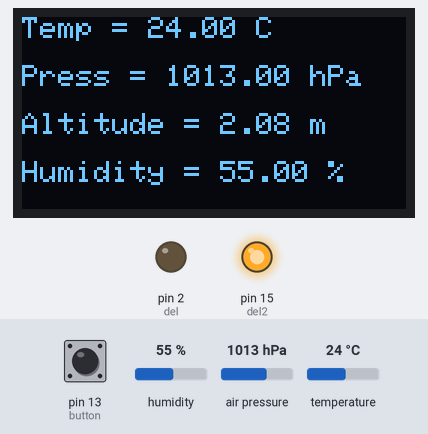
A sketch run on a simulated Arduino Uno, built with avr-gcc and run on an emulated ATmega328P. Parts: 128×64 one-colour display, output pins drawn as LEDs (lit = HIGH). The inputs (shaded band) are chosen by the test bench; at power-on: humidity 55 %, pin 13 (button) HIGH, air pressure 1013 hPa, temperature 24 °C. The display library's start-up logo is not drawn; what the sketch prints to the serial monitor is not drawn.

Above: at 5.2 s.
5.3 s: humidity set to 22 %
At 7.3 s:
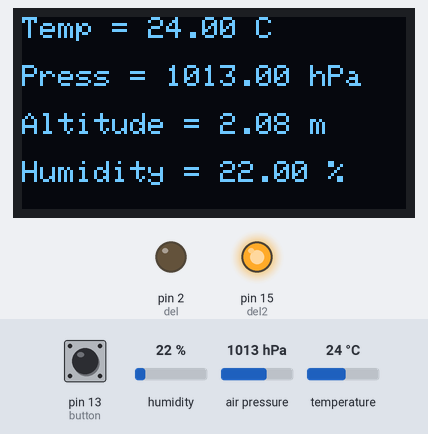
7.6 s: pin 13 (button) pulled LOW for 0.15 s
At 9.0 s:
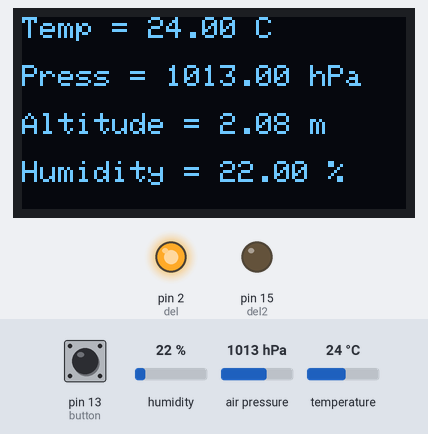
9.3 s: air pressure set to 952 hPa
At 10.5 s:
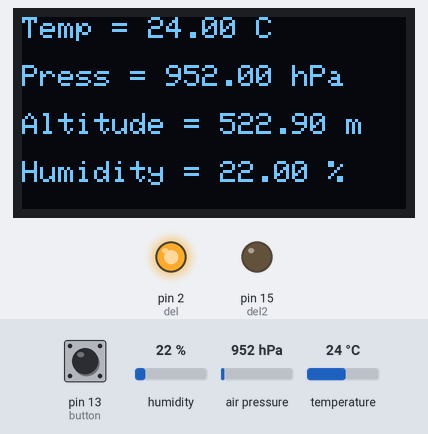
11.6 s: temperature set to 12 °C
At 13.3 s:
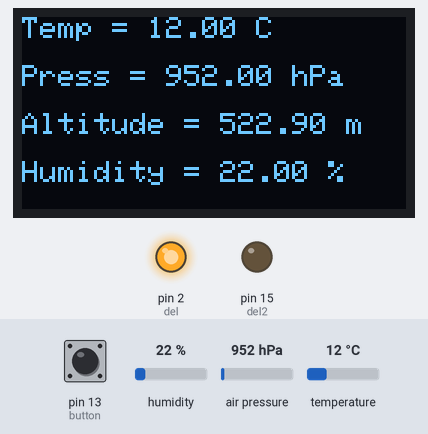
13.6 s: pin 13 (button) pulled LOW for 1 s
At 15.0 s:
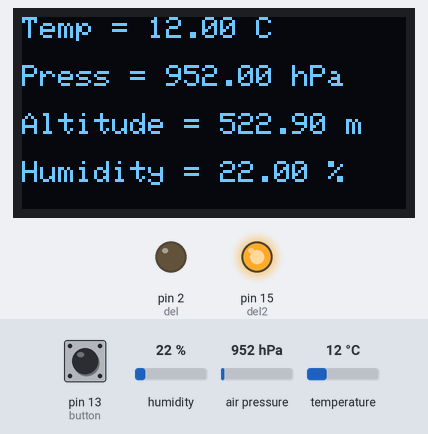
16.1 s: pin 13 (button) pulled LOW for 3.2 s
At 19.7 s:
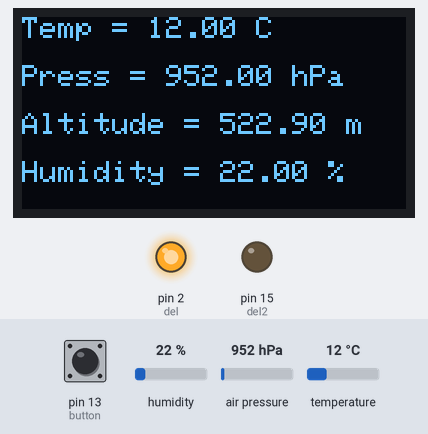
Timing chart, 0 to 21.2 s (numbered marks = the images above; inputs shaded):
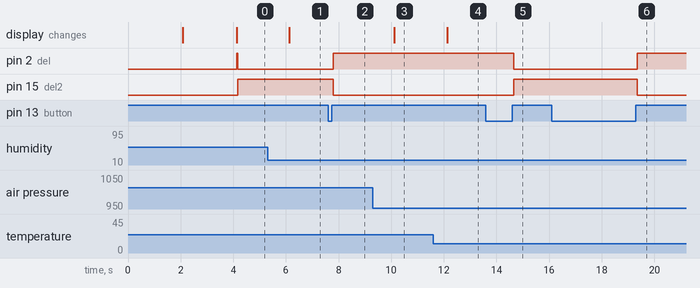

Measured:
- after the input at 5.3 s, the display: changes after 0.82 s (image 1)
- after the input at 7.6 s, pin 2 (del): LOW → HIGH after 0.20 s; pin 15 (del2): HIGH → LOW after 0.20 s
- after the input at 9.3 s, the display: changes after 0.82 s (image 3)
- after the input at 11.6 s, the display: changes after 0.53 s (image 4)
- after the input at 13.6 s, pin 2 (del): HIGH → LOW after 1.1 s; pin 15 (del2): LOW → HIGH after 1.1 s
- after the input at 16.1 s, pin 2 (del): LOW → HIGH after 3.3 s; pin 15 (del2): HIGH → LOW after 3.3 s

The sketch:

Ben_Kaddour_TP1.ino
```cpp
#include <SPI.h>
#include <Wire.h>
#include <Adafruit_GFX.h>
#include <Adafruit_SSD1306.h>
#include <Adafruit_Sensor.h>
#include <Adafruit_BME280.h>
#define BME_SCK 13
#define BME_MISO 12
#define BME_MOSI 11
#define BME_CS 10
#define SEALEVELPRESSURE_HPA (1013.25)

Adafruit_BME280 bme;

unsigned long delayTime;
const uint8_t del = 2 ;
const uint8_t del2 = 15 ;
const uint8_t button = 13 ;
const unsigned long debounceDelay = 50 ;
int ledState = LOW;
unsigned long previousMillis = 0;
const long interval = 1000;
uint8_t buttonread ;
uint8_t delState = HIGH;
uint8_t buttonstate;
uint8_t dernierbuttonstate = LOW;
unsigned long dernierdebounce = 0;

#define SCREEN_WIDTH 128
#define SCREEN_HEIGHT 64
#define OLED_RESET     -1
#define SCREEN_ADDRESS 0x3D
Adafruit_SSD1306 display(SCREEN_WIDTH, SCREEN_HEIGHT, &Wire, OLED_RESET);
#define NUMFLAKES     10
#define LOGO_HEIGHT   16
#define LOGO_WIDTH    16


static const unsigned char PROGMEM logo_bmp[] =
{ 0b00000000, 0b11000000,
  0b00000001, 0b11000000,
  0b00000001, 0b11000000,
  0b00000011, 0b11100000,
  0b11110011, 0b11100000,
  0b11111110, 0b11111000,
  0b01111110, 0b11111111,
  0b00110011, 0b10011111,
  0b00011111, 0b11111100,
  0b00001101, 0b01110000,
  0b00011011, 0b10100000,
  0b00111111, 0b11100000,
  0b00111111, 0b11110000,
  0b01111100, 0b11110000,
  0b01110000, 0b01110000,
  0b00000000, 0b00110000
};


void setup() {

  // Les pinMode

  pinMode(0, OUTPUT);
  pinMode(2, OUTPUT);
  pinMode(15, OUTPUT);
  pinMode(del, OUTPUT);
  pinMode(del2, OUTPUT);
  pinMode(button, INPUT_PULLUP);

  // Serial et ecran de demarrage

  Serial.begin(74880);
  if (!display.begin(SSD1306_SWITCHCAPVCC, 0x3c)) {
    Serial.println(F("SSD1306 allocation failed"));
    for (;;); // Don't proceed, loop forever
  }
  display.display();
  delay(2000);
  display.clearDisplay();
  display.drawPixel(10, 10, SSD1306_WHITE);
  display.display();
  delay(2000);

  while (!Serial);   // time to get serial running

  unsigned status;

  // default settings
  status = bme.begin(0x76);
  // You can also pass in a Wire library object like &Wire2
  // status = bme.begin(0x76, &Wire2)
  if (!status) {
    Serial.println("Could not find a valid BME280 sensor, check wiring, address, sensor ID!");
    Serial.print("SensorID was: 0x"); Serial.println(bme.sensorID(), 16);
    Serial.print("        ID of 0xFF probably means a bad address, a BMP 180 or BMP 085\n");
    Serial.print("   ID of 0x56-0x58 represents a BMP 280,\n");
    Serial.print("        ID of 0x60 represents a BME 280.\n");
    Serial.print("        ID of 0x61 represents a BME 680.\n");
    while (1) delay(10);
  }

  Serial.println("-- Default Test --");
  delayTime = 1000;

  Serial.println();


}


void loop() {

  unsigned long currentMillis = millis();
  if (currentMillis - previousMillis >= interval) {
    previousMillis = currentMillis;

    // Exécution de code à chaque seconde
    printValues();
    // fin de l'exécution de code
  }
  // d'autre code peut être exécuté

  CheckMax();
  led();
}


// affichage des valeurs lus du senseur sur sur l'ecran


void printValues() {
  display.clearDisplay();
  display.setTextSize(1); // Draw 2X-scale text
  display.setTextColor(SSD1306_WHITE);
  display.setCursor(0, 0);
  display.print("Temp = ");
  display.print(bme.readTemperature());
  display.print(" C");
  display.println();
  display.println();


  display.print("Press = ");


  display.print(bme.readPressure() / 100.0F);
  display.print(" hPa");
  display.println();
  display.println();


  display.print("Altitude = ");
  display.print(bme.readAltitude(SEALEVELPRESSURE_HPA));
  display.print(" m");
  display.println();
  display.println();


  display.print("Humidity = ");
  display.print(bme.readHumidity());
  display.print(" %");
  display.println();
  display.println();


  display.println();
  display.display();

}


// code du boutton et debounce lorsque on appuie qui va allumer les led d'une  maniére contraire

void led() {
  buttonread = digitalRead (button);
  if (buttonread != dernierbuttonstate) {

    dernierdebounce = millis();

  }

  if ((millis() - dernierdebounce ) > debounceDelay) {
    if ( buttonread != buttonstate) {
      buttonstate = buttonread;
      if (buttonstate == HIGH ) {
        delState = !delState;
      }

    }
  }

  digitalWrite(del, delState);
  digitalWrite(del2, !delState);
  dernierbuttonstate = buttonread;

}

// code pour fonctionner le buzzer lorsque on depasse 30 c
void CheckMax() {
  if (bme.readTemperature() > 30.0F) {
    digitalWrite(0, HIGH);

  }
  else {
    digitalWrite(0, LOW);
  }
}
```
